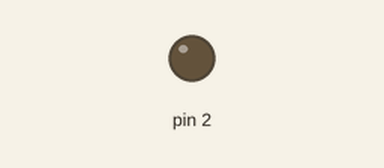
Recording of a sketch running on a simulated Arduino Uno, built with avr-gcc and run on an emulated ATmega328P. Parts: output pins drawn as LEDs (lit = HIGH).

Above: at 6.4 s.
At 19.1 s:
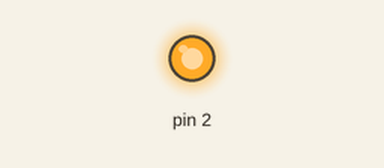
Timing chart, 0 to 33.3 s (numbered marks = the images above):
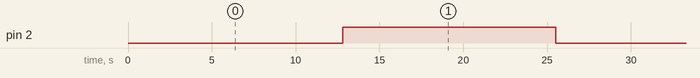

Measured:
- by itself, pin 2: alternates HIGH for 12.7 s and LOW for 12.9 s

The sketch:

pwm.ino
```cpp
void setup() {

}

void loop() {
for (int a=0;a<255;a++){
analogWrite(2,a);
delay (100);
}

for (int a=255;a>0;a--)
analogWrite(2,a);
delay (100);
}
```
